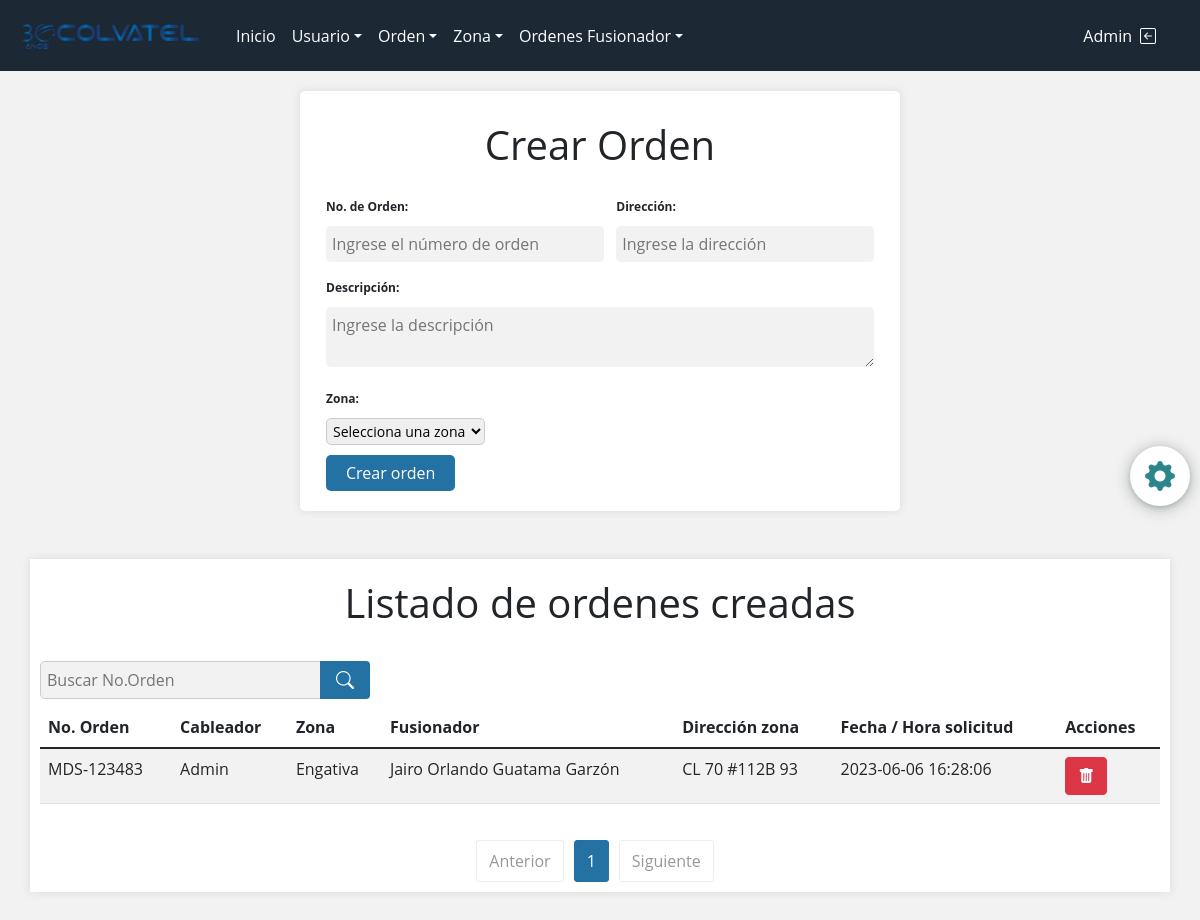
Before: /views/crearOrden.php (signed in) with the older database file.
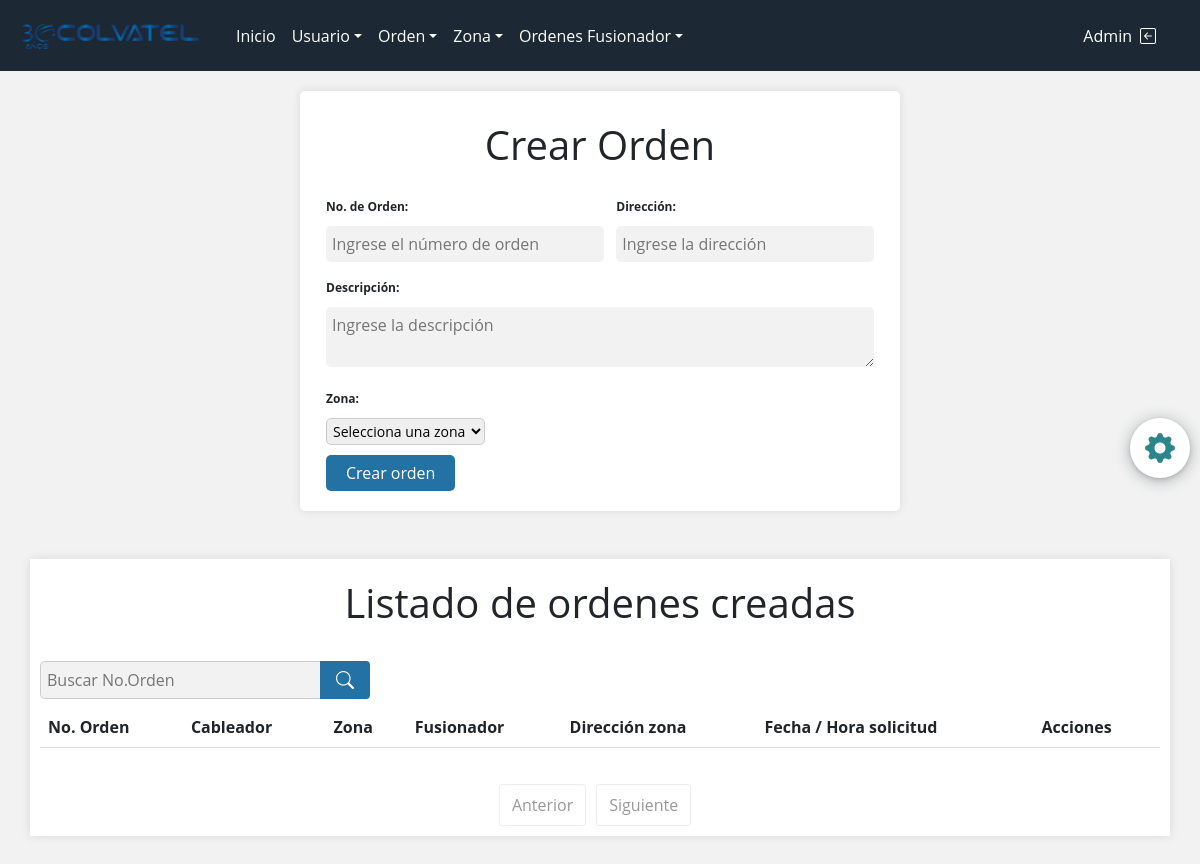
After: the same page with the newer database file.
### tables this page shows
CREATE TABLE `ordenes` (
  `id_orden` int(11) NOT NULL,
  `N_orden` varchar(100) NOT NULL,
  `direccion` varchar(100) NOT NULL,
  `descripcion` varchar(200) DEFAULT NULL,
  `id_usuario_cableador` int(11) DEFAULT NULL,
  `id_usuario_fusionador` int(11) DEFAULT NULL,
  `id_zona` int(11) DEFAULT NULL,
  `fecha_registro` datetime NOT NULL DEFAULT current_timestamp(),
  `estado_orden` int(11) NOT NULL DEFAULT 1
);

CREATE TABLE `usuarios` (
  `id_usuario` int(11) NOT NULL,
  `nombre` varchar(100) NOT NULL,
  `correo` varchar(100) NOT NULL,
  `telefono` varchar(100) NOT NULL,
  `clave` varchar(1000) NOT NULL,
  `nombre_usuario` varchar(50) DEFAULT NULL,
  `estado` int(11) DEFAULT 1,
  `id_zona` int(11) DEFAULT NULL,
  `id_rol` int(11) DEFAULT NULL,
  `id_estado` int(11) DEFAULT 1
);

CREATE TABLE `zonas` (
  `id_zona` int(11) NOT NULL,
  `nombre_zona` varchar(50) DEFAULT NULL,
  `estado` int(11) NOT NULL DEFAULT 1
);

### views/crearOrden.php (the view, shortened to what the changed rows need)
<?php
include '../conexion.php';
?>
<!DOCTYPE html>
<html lang="en">
<head>
    <?php include "../views/styles.php" ?>
    <link rel="stylesheet" href="../style/Ordenes/crearOrdenes.css">
    <link rel="stylesheet" href="../style/global.css">
</head>
<body>
    <main>
        <section>
            <form class="formOrden" action="../controller/crear_OrdenC.php" method="post">
                <h1>Crear Orden</h1>
            </form>
        </section>
        <section>
            <div class="container my-5 cont-table">
                <h1 class="mb-4">Listado de ordenes creadas</h1>
                <div class="table-responsive">
                    <table class="table table-striped table-hover">
                        <thead>
                            <tr>
                                <th>No. Orden</th>
                                <th>Cableador</th>
                                <th>Zona</th>
                                <th>Fusionador</th>
                                <th>Dirección zona</th>
                                <th>Fecha / Hora solicitud</th>
                                <th>Acciones</th>
                            </tr>
                        </thead>
                        <tbody>
                            <?php
                            $sql_register = mysqli_query($conexion, "SELECT COUNT(*) as total_registros FROM ordenes WHERE estado_orden = 1");
                            $result_register = mysqli_fetch_array($sql_register);
                            $total_registro = $result_register['total_registros'];
                            $por_pagina = 5;
                            if (empty($_GET['pagina'])) {
                                $pagina = 1;
                            } else {
                                $pagina = $_GET['pagina'];
                            }
                            $desde = ($pagina - 1) * $por_pagina;
                            $total_paginas = ceil($total_registro / $por_pagina);
                            $query = "SELECT ord.id_orden, ord.N_orden, ord.direccion, ord.descripcion, ord.id_usuario_cableador, ord.id_usuario_fusionador, ord.id_zona, ord.fecha_registro, ord.estado_orden, u_cableador.id_usuario, u_cableador.nombre AS nombre_cableador, u_fusionador.id_usuario, u_fusionador.nombre AS nombre_fusionador, z.id_zona, z.nombre_zona
                                        FROM ordenes ord
                                        LEFT JOIN usuarios u_cableador ON u_cableador.id_usuario = ord.id_usuario_cableador
                                        LEFT JOIN usuarios u_fusionador ON u_fusionador.id_usuario = ord.id_usuario_fusionador
                                        LEFT JOIN zonas z ON z.id_zona = ord.id_zona
                                        LEFT JOIN estado_tarea e ON e.id_estado_tarea = u_cableador.id_estado
                                        WHERE ord.estado_orden = 1 AND u_cableador.id_usuario = " . $_SESSION['idUser'] . "
                                        ORDER BY ord.id_orden ASC LIMIT $desde,$por_pagina";
                            $result = mysqli_query($conexion, $query);
                            if ($result && mysqli_num_rows($result) > 0) {
                                while ($data = mysqli_fetch_array($result)) { ?>
                                    <tr>
                                        <td><?php echo $data['N_orden'] ?></td>
                                        <td><?php echo $data['nombre_cableador'] ?></td>
                                        <td><?php echo $data['nombre_zona'] ?></td>
                                        <td><?php echo $data['nombre_fusionador'] ?></td>
                                        <td><?php echo $data['direccion'] ?></td>
                                        <td><?php echo $data['fecha_registro'] ?></td>
                                        <td><a href="#" class="btn btn-danger" onclick="setUsuarioID('<?php echo $data['id_orden']; ?>', '<?php echo $data['N_orden']; ?>')" id="eliminarOrdenesLink" data-bs-toggle="modal" data-bs-target="#eliminarOrdenModal"><i class="bi bi-trash-fill"></i></a></td>
                                    </tr>
                            <?php
                                }
                            }
                            ?>
                        </tbody>
                    </table>
                </div>
                <div class="pagination-container">
                    <ul class="pagination">
                        <?php for ($i = 1; $i <= $total_paginas; $i++) { ?>
                            <li class="pagination-item <?php if ($pagina == $i) {
                                                            echo 'active';
                                                        } ?>">
                                <a href="<?php echo '?pagina=' . $i; ?>"><?php echo $i; ?></a>
                            </li>
                        <?php } ?>
                    </ul>
                </div>
            </div>
        </section>
    </main>
</body>
</html>

Changed rows visible on the page:
removed ordenes: N_orden "MDS-123483", usuarios.nombre "Admin", id_zona.nombre_zona "Engativa", usuarios.nombre "Jairo Orlando Guatama Garzón", direccion "CL 70 #112B 93", fecha_registro "2023-06-06 16:28:06"
Other visible differences:
list line gone: "1"
